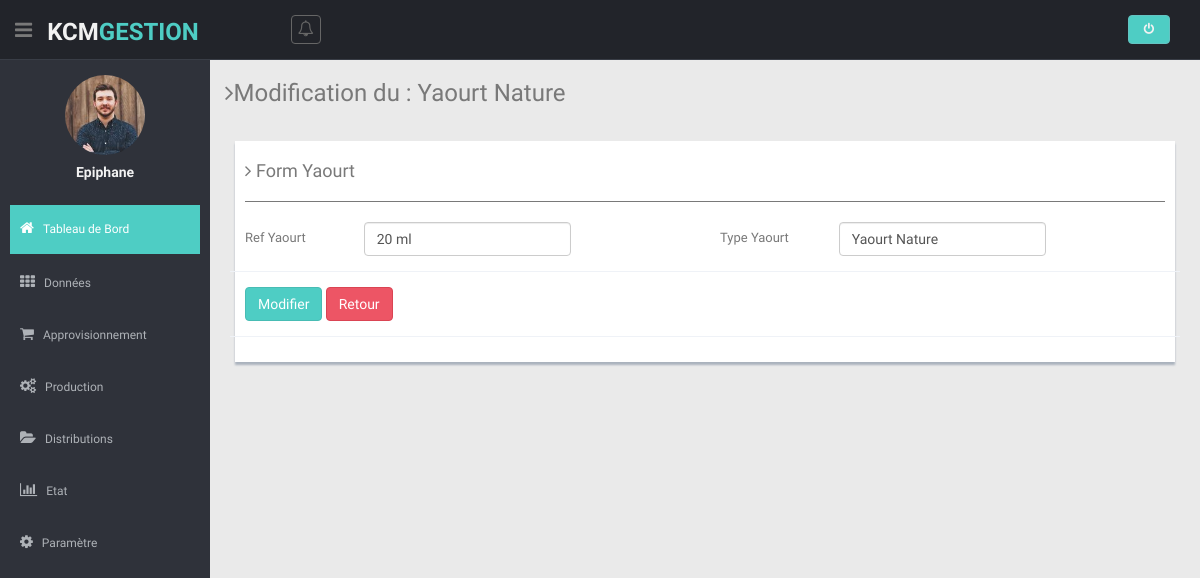
The app's page /views/upType_yaourt.php?id_upd_TY=38 (signed in) with its own data.
### tables this page shows
CREATE TABLE `users` (
  `id_users` int(11) NOT NULL,
  `username` varchar(64) NOT NULL,
  `email` varchar(64) NOT NULL,
  `password` varchar(128) NOT NULL,
  `dateCreate` date DEFAULT NULL
);

CREATE TABLE `type_yaout` (
  `id_ty` int(11) NOT NULL,
  `ref_yaourt` varchar(64) NOT NULL,
  `nom_yaourt` varchar(64) NOT NULL,
  `user_create` varchar(64) DEFAULT NULL,
  `dateCreate` date NOT NULL
);

CREATE TABLE `compte` (
  `id_compte` int(11) NOT NULL,
  `nom_societe` varchar(32) NOT NULL,
  `emailSocet` varchar(128) NOT NULL,
  `adresseSociet` varchar(255) NOT NULL,
  `telComp` varchar(255) NOT NULL,
  `produitGest` varchar(64) NOT NULL,
  `user_create` varchar(16) DEFAULT NULL,
  `dateCreate` date DEFAULT NULL
);

### models/modelLogin.php (called while the page is built, shortened)
<?php
class DemoLib
{
    public function UserDetails($user_id)
    {
        try {
            $db = dbConnect();
            $query = $db->prepare("SELECT id_users, username, email FROM users WHERE id_users=:id_users");
            $query->bindParam("id_users", $user_id, PDO::PARAM_STR);
            $query->execute();
            if ($query->rowCount() > 0) {
                return $query->fetch(PDO::FETCH_OBJ);
            }
        } catch (PDOException $e) {
            exit($e->getMessage());
        }
    }
}

### models/modelTypeYaourt.php (called while the page is built, shortened)
<?php
class ModelTypeY
{
    public function TYDetail($idTy)
    {
        try {
            $db = dbConnect();
            $query = $db->prepare("SELECT * FROM type_yaout WHERE  id_ty=?");
            $query->execute(array($idTy));
            if ($query->rowCount() > 0) {
                return $query->fetch(PDO::FETCH_OBJ);
            }
        } catch (PDOException $e) {
            exit($e->getMessage());
        }
    }
}

### controller/controllerTYaourt.php (called while the page is built, shortened)
<?php
require  '../models/modelTypeYaourt.php';
require  '../models/modelCompte.php';
$nameProGestion = new ModelCompte();
$TYaourt = new ModelTypeY();
$getN = $nameProGestion->getNameProd();
if (isset($_GET['id_upd_TY'])) {
    $idUp = $_GET['id_upd_TY'];
    $lireTYaoutUp = $TYaourt->TYDetail($idUp);
}

### models/modelCompte.php (called while the page is built, shortened)
<?php
class ModelCompte
{
    public function getNameProd()
    {
        try {
            $db = dbConnect();
            $query = $db->prepare("SELECT produitGest FROM compte");
            $query->execute();
            if ($query->rowCount() > 0) {
                return $query->fetch(PDO::FETCH_OBJ);
            }
        } catch (PDOException $e) {
            exit($e->getMessage());
        }
    }
}

### views/upType_yaourt.php (the view)
<?php $title = 'update Type Yaourt';
require('head.php');
require('header.php');
require('sibar.php');
require('../controller/controllerTYaourt.php');
?>
<section class="wrapper">
  <h3><i class="fa fa-angle-right"></i>Modification du : <?= $lireTYaoutUp->nom_yaourt; ?></h3>
  <div class="row mt">
    <div class="col-lg-12">
      <div class="form-panel">
        <h4><i class="fa fa-angle-right"></i> Form Yaourt</h4>
        <hr>
        <div class=" form">
          <form class="cmxform form-horizontal style-form" id="commentForm" method="POST" action="upType_yaourt.php?id_upd_TY=<?= $lireTYaoutUp->id_ty; ?>">
            <div class="row">
              <div class="col-xs-6 col-sm-6">
                <div class="form-group ">
                  <label for="cname" class="control-label col-lg-3">Ref <?= $getN->produitGest; ?></label>
                  <div class="col-lg-6">
                    <input class=" form-control" id="cname" name="Refy" minlength="2" type="text" value="<?= $lireTYaoutUp->ref_yaourt; ?>" />
                  </div>
                </div>
              </div>
              <div class="col-xs-6 col-sm-6">
                <div class="form-group ">
                  <label for="cname" class="control-label col-lg-3">Type <?= $getN->produitGest; ?></label>
                  <div class="col-lg-6">
                    <input class=" form-control" id="cname" name="typeY" minlength="2" type="text" value="<?= $lireTYaoutUp->nom_yaourt; ?>" />
                  </div>
                </div>
              </div>
            </div>
            <div class="form-group">
              <div class="col-lg-offset col-lg-8">
                <button class="btn btn-theme" type="submit" name="btn_upd_TY">Modifier</button>
                <a href="addType_yaourt.php" class="btn btn-theme04" type="reset">Retour</a>
              </div>
            </div>
          </form>
        </div>
      </div>
    </div>
  </div>
</section>
<?php require('foot.php') ?>

### views/sibar.php (shortened to what this page needs)
<aside>
  <div id="sidebar" class="nav-collapse ">
    <ul class="sidebar-menu" id="nav-accordion">
      <p class="centered"><a href="profile.html"><img src="img/ui-sam.jpg" class="img-circle" width="80"></a></p>
      <h5 class="centered"><?= $user->username;
                            ?></h5>
      <li class="mt">
        <a class="active" href="accueil.php">
          <i class="fa fa-home"></i>
          <span>Tableau de Bord</span>
        </a>
      </li>
      <li class="sub-menu">
        <a href="javascript:;">
          <i class="fa fa-th"></i>
          <span>Données</span>
        </a>
      </li>
      <li class="sub-menu">
        <a href="javascript:;">
          <i class="fa fa-shopping-cart"></i>
          <span>Approvisionnement</span>
        </a>
      </li>
      <li class="sub-menu">
        <a href="javascript:;">
          <i class="fa fa-cogs"></i>
          <span>Production</span>
        </a>
      </li>
      <li class="sub-menu">
        <a href="javascript:;">
          <i class="fa fa-folder-open"></i>
          <span>Distributions</span>
        </a>
      </li>
      <li class="sub-menu">
        <a href="javascript:;">
          <i class="fa fa-bar-chart-o"></i>
          <span>Etat</span>
        </a>
      </li>
      <li class="sub-menu">
        <a href="javascript:;">
          <i class="fa fa-cog"></i>
          <span>Paramètre</span>
        </a>
      </li>
    </ul>
  </div>
</aside>
<section id="main-content">

### views/css/style.css (style rules this page uses)
body { color: #797979; background: #eaeaea; font-family: 'Ruda', sans-serif; padding: 0px !important; margin: 0px !important; font-size:13px; }
ul li { list-style: none; }
a, a:hover, a:focus { text-decoration: none; outline: none; }
.btn-theme { color: #fff; background-color: #4ECDC4; border-color: #48bcb4; }
.btn-theme04 { color: #fff; background-color: #ed5565; border-color: #da4453; }
hr { margin-top: 20px; margin-bottom: 20px; border: 0; border-top: 1px solid #797979; }
.centered { text-align: center; }
.mt { margin-top: 25px; }
#sidebar { width: 210px; height: 100%; position: fixed; background: #2f323a; }
#sidebar h5 { color: #f2f2f2; font-weight: 700; }
#sidebar ul li { position: relative; }
ul.sidebar-menu , ul.sidebar-menu li ul.sub { margin: -2px 0 0; padding: 0; }
ul.sidebar-menu { margin-top: 75px; }
ul.sidebar-menu li { margin-bottom: 5px; margin-left:10px; margin-right:10px; }
ul.sidebar-menu li.sub-menu { line-height: 15px; }
ul.sidebar-menu li a span { display: inline-block; }
ul.sidebar-menu li a { color: #aeb2b7; text-decoration: none; display: block; padding: 15px 0 15px 10px; font-size: 12px; outline: none; -webkit-transition: all 0.3s ease; -moz-transition: all 0.3s ease; -o-transition: all 0.3s ease; -ms-transition: all 0.3s ease; transition: all 0.3s ease; }
ul.sidebar-menu li a.active, ul.sidebar-menu li a:hover, ul.sidebar-menu li a:focus { background: #4ECDC4; color: #fff; display: block; -webkit-transition: all 0.3s ease; -moz-transition: all 0.3s ease; -o-transition: all 0.3s ease; -ms-transition: all 0.3s ease; transition: all 0.3s ease; }
ul.sidebar-menu li a i { font-size: 15px; padding-right: 6px; }
ul.sidebar-menu li a.active i { color: #fff; }
#main-content { margin-left: 210px; }
.wrapper { display: inline-block; margin-top: 60px; padding-left: 15px; padding-right: 15px; padding-bottom: 15px; padding-top: 0px; width: 100%; }
.form-panel { background: #ffffff; margin: 10px; padding: 10px; box-shadow: 0px 3px 2px #aab2bd; text-align: left; }
label { font-weight: 400; }
.form-horizontal.style-form .form-group { border-bottom: 1px solid #eff2f7; padding-bottom: 15px; margin-bottom: 15px; }
@media (min-width: 768px) { .form-horizontal .control-label { text-align: left; } }

### records on screen
users: username "Epiphane"
type_yaout: nom_yaourt "Yaourt Nature", Refy "20 ml", typeY "Yaourt Nature"
compte: produitGest "Yaourt"
